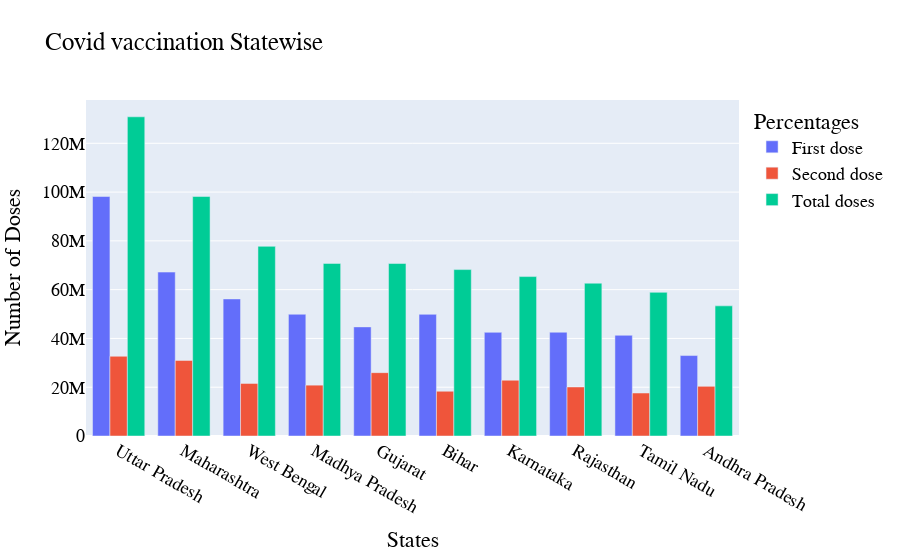

The code cell stored with this chart in its notebook:
### Code cell
df=pd.read_csv("Data_visu/vaccine_doses_statewise_v2.csv")
df = df.groupby('State')['First Dose Administered','Second Dose Administered','Total Doses Administered'].max().reset_index()
df.drop([33],axis=0, inplace=True)
df.drop([0],axis=0, inplace=True)
df.drop([7],axis=0, inplace=True)



df = df.sort_values('Total Doses Administered', ascending=False).head(10)



fig=go.Figure([go.Bar(name = 'First dose ',x=df["State"],y=df["First Dose Administered"]),go.Bar(name = 'Second dose',x=df["State"],y=df["Second Dose Administered"]),go.Bar(name = 'Total doses',x=df["State"],y=df["Total Doses Administered"])])
fig.update_layout(
    title="Covid vaccination Statewise",
    xaxis_title="States",
    yaxis_title="Number of Doses",
    legend_title="Percentages",
    font=dict(
        family="Arial",
        size=18,
        color="Black"
    )
)
fig.show()

### Figure 1 — Plotly figure (JSON) as saved in the notebook; plotly's stock layout.template omitted (floating-point values rounded to 4 significant figures)
{"data": [{"name": "First dose ", "type": "bar", "x": ["Uttar Pradesh", "Maharashtra", "West Bengal", "Madhya Pradesh", "Gujarat", "Bihar", "Karnataka", "Rajasthan", "Tamil Nadu", "Andhra Pradesh"], "y": [98178865, 67198794, 56192166, 49911938, 44735217, 49874828, 42497761, 42544909, 41279432, 32976969]}, {"name": "Second dose", "type": "bar", "x": ["Uttar Pradesh", "Maharashtra", "West Bengal", "Madhya Pradesh", "Gujarat", "Bihar", "Karnataka", "Rajasthan", "Tamil Nadu", "Andhra Pradesh"], "y": [32681895, 30975692, 21559747, 20838045, 25972387, 18346781, 22858384, 20097635, 17619141, 20375181]}, {"name": "Total doses", "type": "bar", "x": ["Uttar Pradesh", "Maharashtra", "West Bengal", "Madhya Pradesh", "Gujarat", "Bihar", "Karnataka", "Rajasthan", "Tamil Nadu", "Andhra Pradesh"], "y": [130860760, 98174486, 77751913, 70749983, 70707604, 68221609, 65356145, 62642544, 58898573, 53352150]}], "layout": {"font": {"color": "Black", "family": "Arial", "size": 18}, "legend": {"title": {"text": "Percentages"}}, "title": {"text": "Covid vaccination Statewise"}, "xaxis": {"title": {"text": "States"}}, "yaxis": {"title": {"text": "Number of Doses"}}}}
